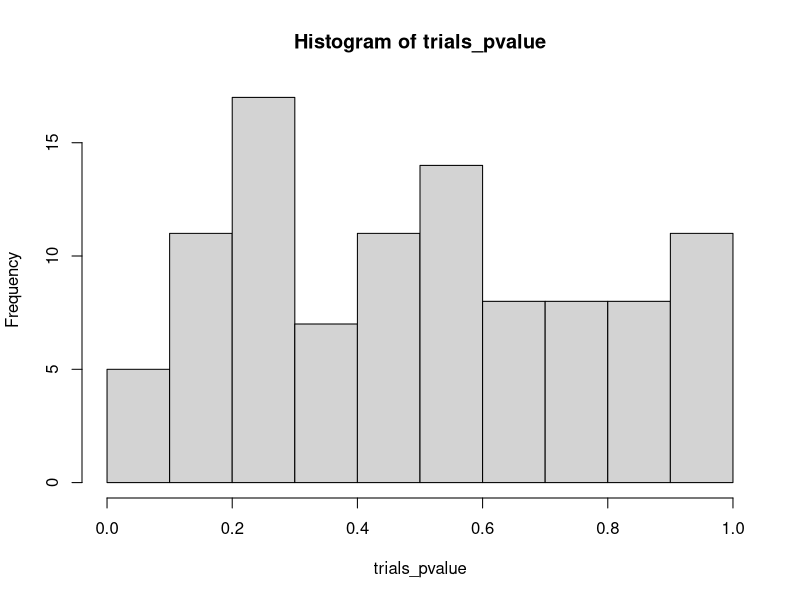

The R script that drew this image: (Note: this script raises an error after producing the figure.)
## ---- chunk 1
knitr::opts_chunk$set(echo = TRUE)
## ---- chunk 2
library(purrr)

as_mapper(1) #uses pluck
as_mapper("a")
as_mapper(list(1, 2, "a")) 
#all of them uses pluck

View(as_mapper)
methods(as_mapper)

?as_mapper

# attr_getter can be used to get attributes
## ---- chunk 3
map(1:3, ~ runif(2)) #creates an anonymous function that runs for each element in the mapped vector
as_mapper(~runif(2))

map(1:3, runif(2)) #tries to extract elements because the numeric triggers as_mapper numeric method
as_mapper(runif(2))
## ---- chunk 4
df <- data.frame(x = c(1, 1),
                 y = c(1, 2),
                 z = c(1, 10))

map_dbl(df, sd)
## ---- chunk 5
df <- data.frame(x = c(1, 1),
                 y = c("1", "2"),
                 z = c(1, 10))

map_dbl(df[map_lgl(df, is.numeric)], sd)
## ---- chunk 6
df <- data.frame(x = factor(c("a", "b")),
                 y = factor(c("a", "a")),
                 z = factor(c("b", "b")))

map_dbl(df, ~length(unique(.x)))
## ---- chunk 7
trials <- map(1:100, ~ t.test(rpois(10, 10), rpois(7, 10)))

trials_pvalue <- map_dbl(trials, "p.value")

hist(trials_pvalue)
## ---- chunk 8
x <- list(
  list(1, c(3, 9)),
  list(c(3, 6), 7, c(4, 7, 6))
)

triple <- function(x) x * 3
map(x, map, .f = triple)
#> Error in .f(.x[[i]], ...): unused argument (function (.x, .f, ...)
#> {
#> .f <- as_mapper(.f, ...)
#> .Call(map_impl, environment(), ".x", ".f", "list")
#> })

#map is passed as an argument to the triple function, which does not make sense.

triple <- function(x) map(x, ~.x * 3)
map(x, triple)
## ---- chunk 9
formulas <- list(
  mpg ~ disp,
  mpg ~ I(1 / disp),
  mpg ~ disp + wt,
  mpg ~ I(1 / disp) + wt
)

models_mtcars <- map(formulas, ~lm(.x, data = mtcars))
models_mtcars

map(models_mtcars, formula)
## ---- chunk 10
bootstrap <- function(df) {
  df[sample(nrow(df), replace = TRUE), , drop = FALSE]
}

bootstraps <- map(1:10, ~ bootstrap(mtcars))

get_R2 <- function(x){
  summary(lm(mpg~disp, data = x))$r.squared
}

map_dbl(bootstraps, get_R2)
## ---- chunk 11
modify(mtcars, 1)

a <- modify(mtcars, 1)
identical(a, mtcars)
?modify

str(a)
str(mtcars)
#it will pluck the first element of each column and repeat it, since modify preserves the dimensions.
## ---- chunk 12
temp <- tempfile()
dir.create(temp)

cyls <- split(mtcars, mtcars$cyl)
paths <- file.path(temp, paste0("cyl-", names(cyls), ".csv"))
walk2(cyls, paths, write.csv)

dir(temp)



temp2 <- tempfile()
dir.create(temp2)

paths <- file.path(temp2, paste0("cyl-", names(cyls), ".csv"))
names(cyls) <- paths
iwalk(cyls, write.csv)

dir(temp2)

#the code is less clear and we lose the group names in the process. But now there's an object clearly named as the file it creates.
## ---- chunk 13
trans <- list(
  disp = function(x) x * 0.0163871,
  am = function(x) factor(x, labels = c("auto", "manual"))
)

nm <- names(trans)
mtcars[nm] <- map2(trans, mtcars[nm], function(f, var) f(var))

#map is run with a function factory that run on the list trans and the selected columns. It creates the function in the list and applies it to a column.
## ---- chunk 14
mtcars[vars] <- map(vars, ~ trans[[.x]](mtcars[[.x]]))

#the map approach does the same, but it iterates over the names of the columns. Which are the same names of the list.
## ---- chunk 15
?write.csv

temp <- tempfile()
dir.create(temp)

cyls <- split(mtcars, mtcars$cyl)
paths <- file.path(temp, paste0("cyl-", names(cyls), ".csv"))
map2(cyls, paths, write.csv) #returns NULL and object names

dir(temp)

## ---- chunk 16
#is.na returns a value for each element and not just one value. anyNA is the closest to being a predicare version, being any(is.na(.))
## ---- chunk 17
simple_reduce <- function(x, f) {
  out <- x[[1]]
  for (i in seq(2, length(x))) {
    out <- f(out, x[[i]])
  }
  out
}

simple_reduce(c(1, 2), sum)
simple_reduce(1, sum)

simple_reduce <- function(x, f) {
  if(length(x) <= 1) return(x)
  
  out <- x[[1]]
  for (i in seq(2, length(x))) {
    out <- f(out, x[[i]])
  }
  out
}

simple_reduce(c(1, 2), sum)
simple_reduce(1, sum)

## ---- chunk 18
span <- function(x, f){
  rle_result <- map(keep(x, f), rle)
  rle_result
}


span(list(c(1, 2, 3), c(4, 4, 5), c(3, 2, 2 ,2)), function(x) all(x > 1))

##seee in results since I don't understand what span does
## ---- chunk 19
arg_max <- function(x, f){
  mapped_values <- map_dbl(x, f)
  x[mapped_values == max(mapped_values)]
}

arg_max(-10:5, function(x) x ^ 2)
arg_max(-5:5, function(x) x ^ 2)

arg_min <- function(x, f){
  mapped_values <- map_dbl(x, f)
  x[mapped_values == min(mapped_values)]
}

arg_min(-10:5, function(x) x ^ 2)
arg_min(-5:5, function(x) x ^ 2)
## ---- chunk 20
scale01 <- function(x) {
  rng <- range(x, na.rm = TRUE)
  (x - rng[1]) / (rng[2] - rng[1])
}

apply(mtcars, 2, scale01) #turns into matrix
map_dfc(mtcars, scale01) #rownames are lost
modify(mtcars, scale01) #keeps it as a data.frame

identical(as.data.frame(apply(mtcars, 2, scale01)), modify(mtcars, scale01)) #TRUE

apply(Filter(is.numeric, iris), 2, scale01) #drops numeric variables
map_if(iris, is.numeric, scale01) #lists
modify_if(iris, is.numeric, scale01) #great
## ---- chunk 21
?apply
#not the answers but it coerces te object to a matrix

#if each call returns a vector with length greater than one apply will return an array. If n is one it will return a vector or an matrix. If values don't have the same length it returns a list.

#results are coerced to one of the basic vector types. Factor, for example, are coerced to character.
## ---- chunk 22
?eapply
#apply function over values in an environment and returns them in a list. I think imap could lead to the same result.

?rapply
#recursive and more flexible version of apply. I think it's modify.
